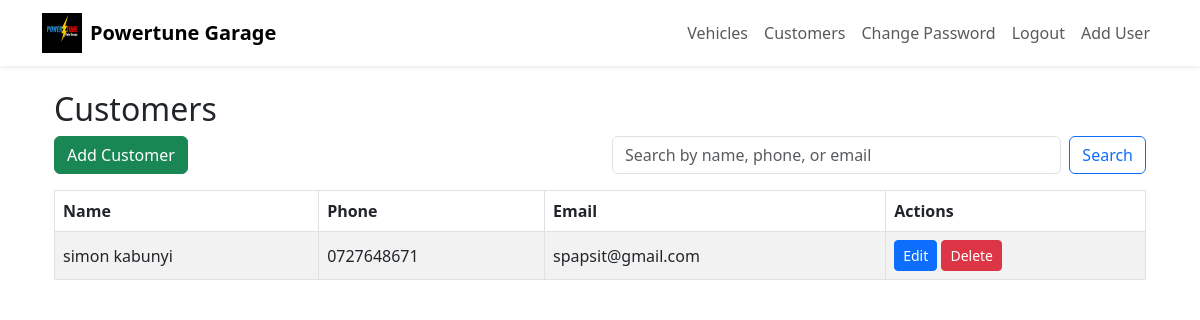
Page /customers (signed in) on the earlier database version.
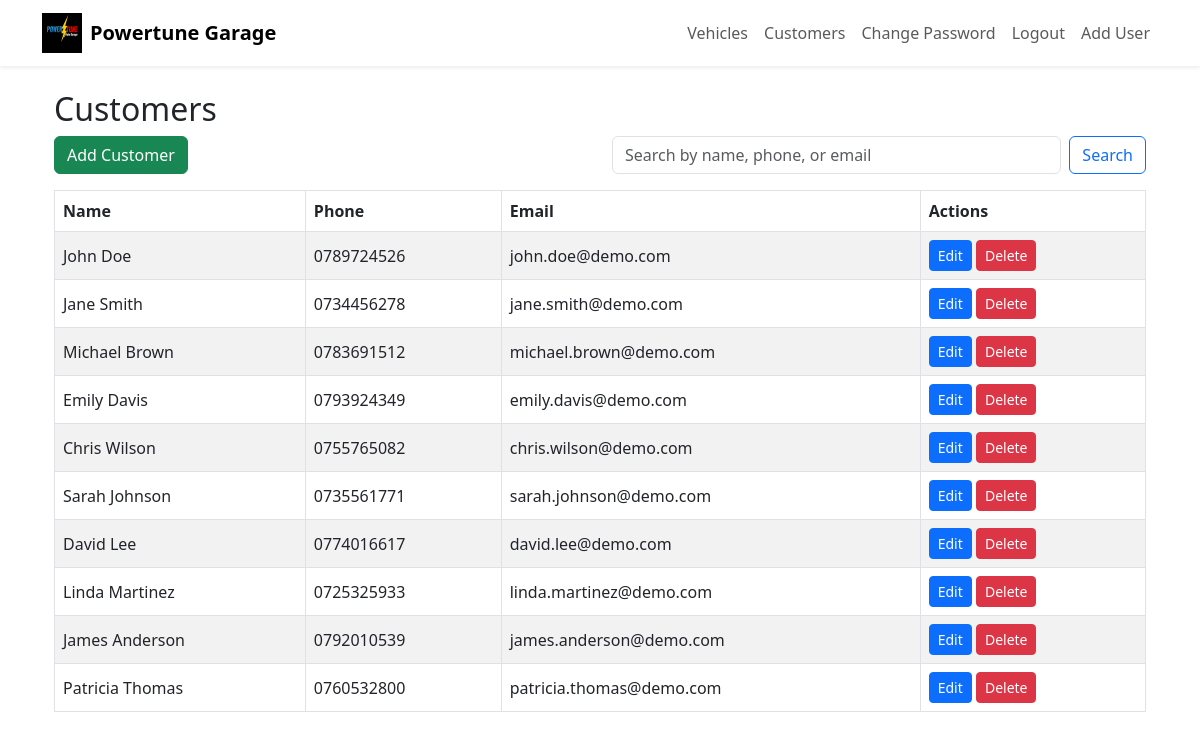
Same page on the later database version.
### app.py (models this page shows)
class Customer(db.Model):
    id = db.Column(db.Integer, primary_key=True)
    name = db.Column(db.String(100), nullable=False)
    phone = db.Column(db.String(20), nullable=False)
    email = db.Column(db.String(100), nullable=False)

### app.py (the view)
@app.route('/customers')
@login_required
def customers():
    q = request.args.get('q', '').strip()
    if q:
        customers = Customer.query.filter(
            (Customer.name.ilike(f'%{q}%')) |
            (Customer.phone.ilike(f'%{q}%')) |
            (Customer.email.ilike(f'%{q}%'))
        ).all()
    else:
        customers = Customer.query.all()
    return render_template('customers.html', customers=customers)

### app.py (called while the page is built)
def login_required(f):
    from functools import wraps
    @wraps(f)
    def decorated_function(*args, **kwargs):
        if 'user_id' not in session:
            flash('Please log in to access this page.', 'warning')
            return redirect(url_for('login'))
        return f(*args, **kwargs)
    return decorated_function

### templates/customers.html
{% extends 'dashboard.html' %}
{% block content %}
<div class="container mt-4">
    <h2>Customers</h2>
    <div class="row mb-2">
        <div class="col-md-6">
            <a href="{{ url_for('add_customer') }}" class="btn btn-success mb-2">Add Customer</a>
        </div>
        <div class="col-md-6">
            <form method="get" class="d-flex" action="{{ url_for('customers') }}">
                <input type="text" name="q" class="form-control me-2" placeholder="Search by name, phone, or email" value="{{ request.args.get('q', '') }}">
                <button type="submit" class="btn btn-outline-primary">Search</button>
            </form>
        </div>
    </div>
    <div class="table-responsive">
        <table class="table table-bordered table-striped align-middle">
            <thead>
                <tr>
                    <th>Name</th>
                    <th>Phone</th>
                    <th>Email</th>
                    <th>Actions</th>
                </tr>
            </thead>
            <tbody>
                {% for c in customers %}
                <tr>
                    <td>{{ c.name }}</td>
                    <td>{{ c.phone }}</td>
                    <td>{{ c.email }}</td>
                    <td>
                        <a href="{{ url_for('edit_customer', customer_id=c.id) }}" class="btn btn-primary btn-sm">Edit</a>
                        {% if session['username'] == 'admin' %}
                            <form action="{{ url_for('delete_customer', customer_id=c.id) }}" method="post" style="display:inline;">
                                <button type="submit" class="btn btn-danger btn-sm" onclick="return confirm('Delete this customer?');">Delete</button>
                            </form>
                        {% endif %}
                    </td>
                </tr>
                {% endfor %}
            </tbody>
        </table>
    </div>
</div>
{% endblock %}

### templates/dashboard.html (shortened to what this page needs)
<!DOCTYPE html>
<html lang="en">
<head>
    <link href="https://cdn.jsdelivr.net/npm/bootstrap@5.3.0/dist/css/bootstrap.min.css" rel="stylesheet">
</head>
<body>
    <nav class="navbar navbar-expand-lg navbar-light bg-white shadow-sm mb-4">
        <div class="container">
            <a class="navbar-brand d-flex align-items-center" href="{{ url_for('dashboard') }}">
                <img src="{{ url_for('static', filename='powertune.jpg') }}" alt="Logo" width="40" height="40" class="me-2">
                <span class="fw-bold">Powertune Garage</span>
            </a>
            <div class="collapse navbar-collapse">
                <ul class="navbar-nav ms-auto">
                    <li class="nav-item"><a class="nav-link" href="{{ url_for('vehicles') }}">Vehicles</a></li>
                    <li class="nav-item"><a class="nav-link" href="{{ url_for('customers') }}">Customers</a></li>
                    <li class="nav-item"><a class="nav-link" href="{{ url_for('change_password') }}">Change Password</a></li>
                    <li class="nav-item"><a class="nav-link" href="{{ url_for('logout') }}">Logout</a></li>
                    {% if session['username'] == 'admin' %}
                    <li class="nav-item"><a class="nav-link" href="{{ url_for('add_user') }}">Add User</a></li>
                    {% endif %}
                </ul>
            </div>
        </div>
    </nav>
    <div class="container">
        {% block content %}{% endblock %}
    </div>
</body>
</html>

Differences in the rows shown:
removed Customer: name "simon kabunyi", phone "0727648671", email "spapsit@gmail.com"
added Customer: name "John Doe", phone "0789724526", email "john.doe@demo.com"
added Customer: name "Jane Smith", phone "0734456278", email "jane.smith@demo.com"
added Customer: name "Michael Brown", phone "0783691512", email "michael.brown@demo.com"
added Customer: name "Emily Davis", phone "0793924349", email "emily.davis@demo.com"
added Customer: name "Chris Wilson", phone "0755765082", email "chris.wilson@demo.com"
added Customer: name "Sarah Johnson", phone "0735561771", email "sarah.johnson@demo.com"
added Customer: name "David Lee", phone "0774016617", email "david.lee@demo.com"
added Customer: name "Linda Martinez", phone "0725325933", email "linda.martinez@demo.com"
added Customer: name "James Anderson", phone "0792010539", email "james.anderson@demo.com"
added Customer: name "Patricia Thomas", phone "0760532800", email "patricia.thomas@demo.com"
